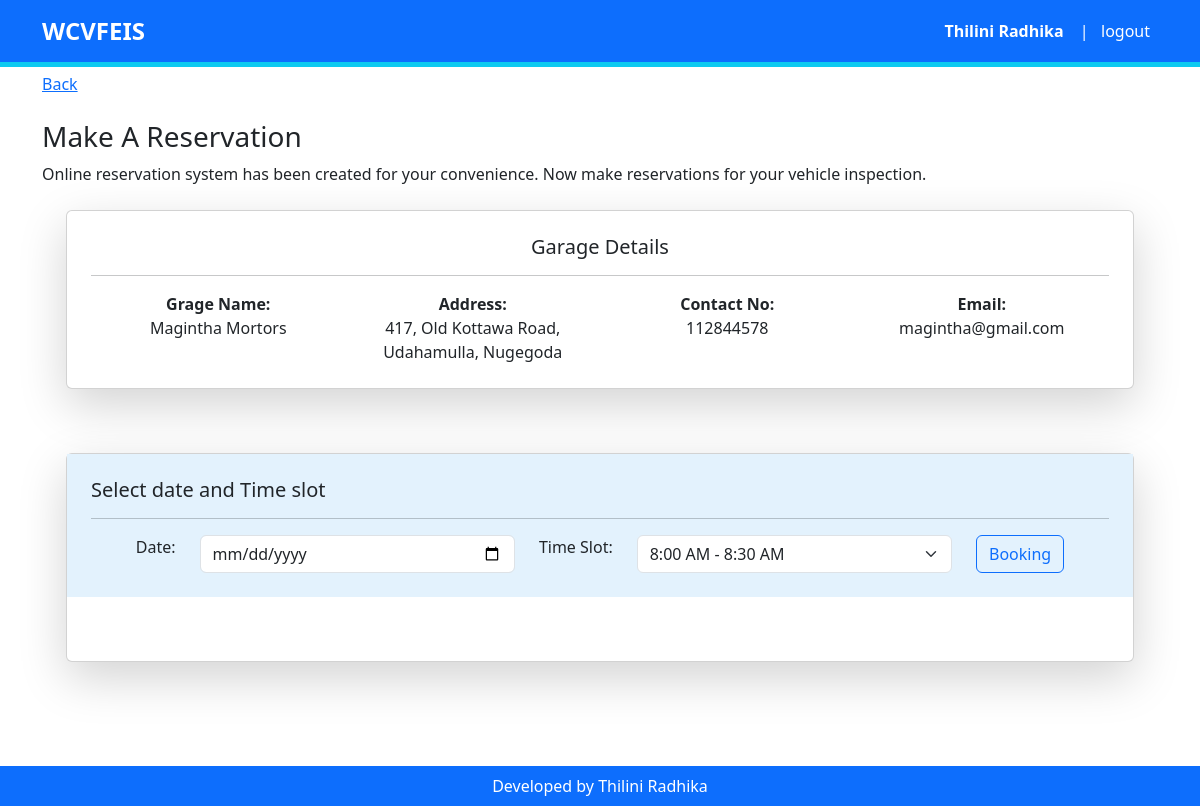
The app's page /c-vehicle-owner/c-booking.php?garageId=1 (signed in) with its own data.
### tables this page shows
CREATE TABLE `garage` (
  `garageId` int(200) NOT NULL,
  `garageName` varchar(200) NOT NULL,
  `gAddress` varchar(200) NOT NULL,
  `gPno` int(200) NOT NULL,
  `gDistrict` varchar(200) NOT NULL,
  `gCity` varchar(200) NOT NULL,
  `gEmail` varchar(200) NOT NULL,
  `regYear` int(200) NOT NULL,
  `registredBy` varchar(200) NOT NULL,
  `registredDate` date NOT NULL,
  `gStatus` varchar(200) NOT NULL
);

### c-vehicle-owner/c-booking.php (the view, shortened to what this page needs)
<?php
include_once "../include/headervehiowner.php";
if (isset($_GET["garageId"])){
    $garageId = $_GET["garageId"];
      }
?>
<section id="dashboard">
    <div class="container contanier-fluid py-5">
        <a class="d-grid py-4" href="c-dashboard.php" role="button">Back</a>
        <h3>Make A Reservation</h3>
        <p>Online reservation system has been created for your convenience. Now make reservations for your vehicle inspection.</p>
        <div class="row justify-content-md-center px-4 py-2">
            <div class="text-center">
                <div class="card shadow-lg mb-5 bg-body rounded">
                    <div class="card-body p-4">
                    <h5>Garage Details</h5><hr>
                    <?php $sql = "SELECT * FROM garage WHERE garageId='$garageId'";
                        $result1 = mysqli_query($conn, $sql);
                        if (mysqli_num_rows($result1) > 0) {
                            while ($row = mysqli_fetch_assoc($result1)) { ?>
                        <div class="container">
                            <div class="row row-cols-1 row-cols-sm-2 row-cols-md-4">
                                <div class="col"><b>Grage Name:</b> </br> <?php echo $row['garageName']?></div>
                                <div class="col"><b>Address:</b> </br> <?php echo $row['gAddress']?></div>
                                <div class="col"><b>Contact No:</b>  </br> <?php echo $row['gPno'] ?></div>
                                <div class="col"><b>Email:</b> </br> <?php echo $row['gEmail']?></div>
                            </div>
                        </div>
                    <?php   }
                    } ?>
                    </div>
                </div>
            </div>
        </div>
        <div class="row justify-content-md-center px-4 py-2">
            <div class="">
                <div class="card shadow-lg mb-5 bg-body rounded">
                    <div class="text-left p-4" style="background-color: #e3f2fd"><h5>Select date and Time slot</h5> <hr>
                        <div class="container">
                        <form action="c-booking-process.php" method="POST">
                            <div class="row justify-content-md-center">
                                <div class="col-md-auto">
                                     <label class="form-label" for="date" >Date:</label>
                                </div>
                                <div class="col col-lg-4">
                                    <input class="form-control me-2" type="date" id="date" name="date" required min="<?php echo date('Y-m-d'); ?>">
                                </div>
                                    <div class="col-md-auto">
                                     <label class="form-label" for="time">Time Slot:</label>
                                </div>
                                <div class="col col-lg-4">
                                    <select  class="form-select me-2" id="time" name="time" type="time" required>
                                        <option>8:00 AM - 8:30 AM</option>
                                    </select>
                                </div>
                                <div class="col-md-auto">
                                    <button class="btn btn-outline-primary" type="submit">Booking</button>
                                </div>
                            </div>
                            </div>
                    </div>
                     <div class="card-body text-center" >
                        <p class="p-2 text-center">
                        </p>
                    </div>
                </div>
            </div>
        </div>
    </div>
</section>
<?php
include_once "../include/footer.php";
?>

### style.css (style rules this page uses)
* { padding: 0; margin: 0; box-sizing: border-box; }
body { overflow-x: hidden; }

### records on screen
garage: garageName "Magintha Mortors", gAddress "417, Old Kottawa Road, Udahamulla, Nugegoda", gPno "112844578", gEmail "magintha@gmail.com"

### other values on screen
$_SESSION['fname'] "Thilini"
$_SESSION['lname'] "Radhika"
